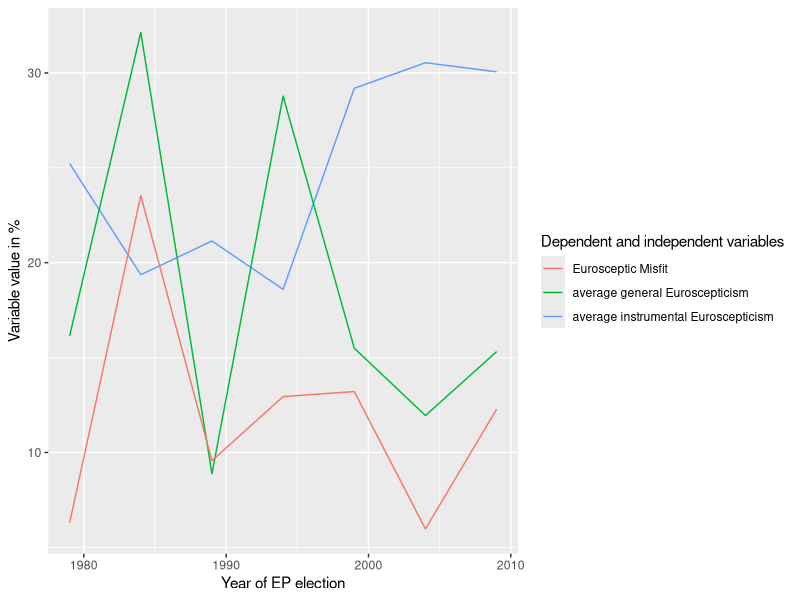
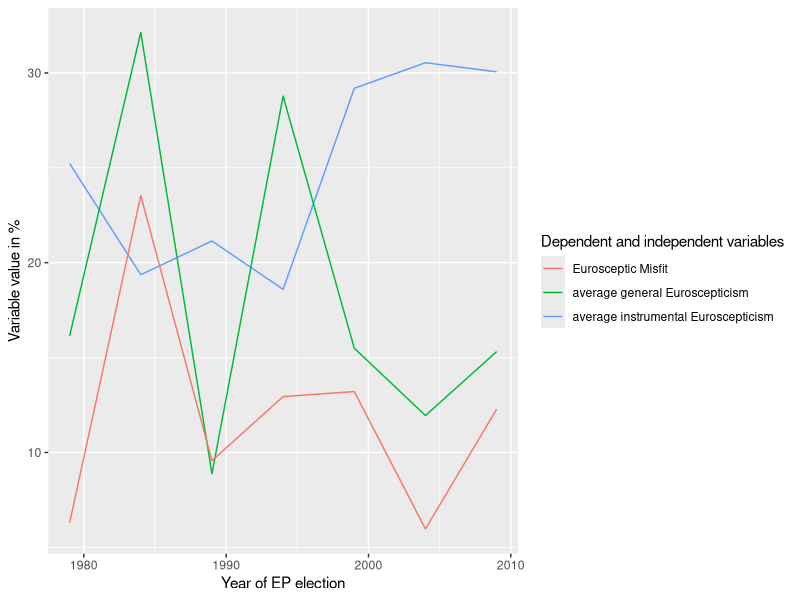
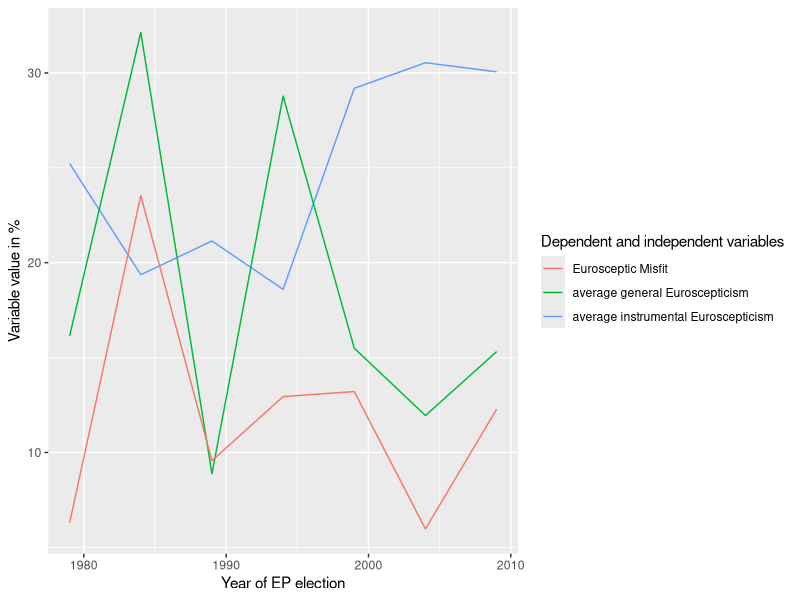

These charts were generated, in order, by the following R code:
############################
# Eurosceptic Misfit Master Thesis
# Author: Malte Berneaud-Kötz
# Date created: 13.03.16
# Last edited: 13.03.16
# Contains graphs used in my master thesis

# loading libraries
library(ggplot2)
library(dplyr)

# reading data
CYmerge <- read.csv("Analysis/Merge/CYmerge.csv")

# grouping in Swedish, Finnish and Austrian elections of 1995 and 1996 in with 
# other 1994 elections
graph <- CYmerge
graph$year[graph$year == 1995 | graph$year == 1996] <- 1994

# creating national averages
graph <- group_by(graph, year)

year_averages <- summarise(graph, gen.avg = mean(gen.EUS, na.rm = TRUE),
                           inst.avg = mean(inst.EUS, na.rm = TRUE), 
                           diff.avg = mean(diff.EUS, na.rm = TRUE))


# plotting averages
averages <- ggplot(year_averages, aes(x = year)) +
              geom_line(aes(y = inst.avg, colour = "inst.avg")) +
              geom_line(aes(y = gen.avg, colour = "gen.avg")) +
              geom_line(aes(y = diff.avg, colour = "diff.avg"))

averages + scale_colour_discrete(name = "Dependent and independent variables",
                              labels = c("Eurosceptic Misfit", 
                                         "average general Euroscepticism",
                                         "average instrumental Euroscepticism"))+
  ylab("Variable value in %") + xlab("Year of EP election")



ggsave("Analysis/Modeling/DP_and_IVs_over_time.png")
ggsave("Analysis/Modeling/DP_and_IVs_over_time.pdf")
